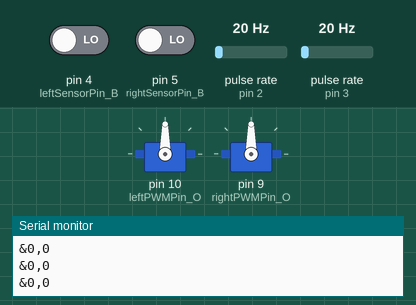
This sketch was run on a simulated Arduino Uno, built with avr-gcc and run on an emulated ATmega328P. Shown: 2 × servo, the last lines printed to the serial monitor. Wiring (inferred from the names in the program): 2 × pulse sensor: data pin 2 / data pin 3. Inputs (shaded band) come from the test bench; at power-on: pulse rate (sensors on pin 2, pin 3) 20 Hz, pin 4 (leftSensorPin_B) LOW, pin 5 (rightSensorPin_B) LOW.

Above: at 1.2 s.
1.3 s: pulse rate (sensor on pin 2) set to 4 Hz
At 1.64 s:
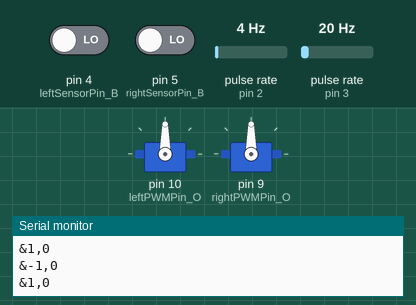
4.3 s: pulse rate (sensor on pin 3) set to 4 Hz
At 4.64 s:
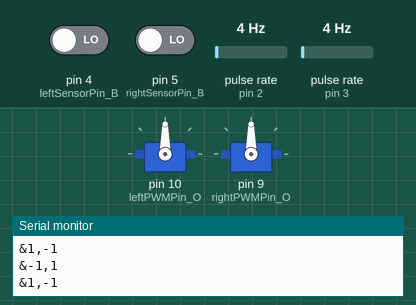
7.3 s: pin 4 (leftSensorPin_B) driven HIGH
10.3 s: pin 5 (rightSensorPin_B) driven HIGH
13.3 s: pulse rate (sensor on pin 2) set to 50 Hz
At 13.54 s:
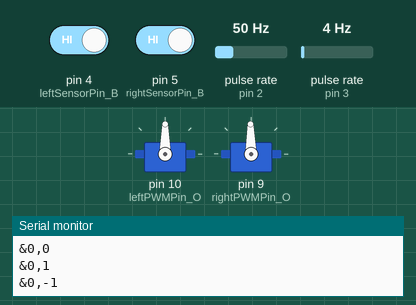
16.3 s: pulse rate (sensor on pin 3) set to 50 Hz
Timing chart, 0 to 18.8 s (numbered marks = the images above; inputs shaded):
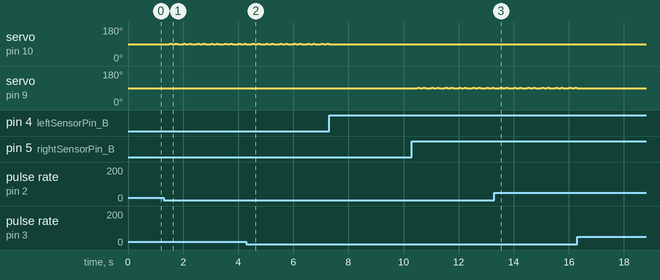

Measured:
- after the input at 1.3 s, servo on pin 10 (leftPWMPin_O): 90° → 91° after 0.20 s, then repeats every 0.50 s: 90° 0.10 s, 91° 0.10 s, 90° 0.20 s, 91° 0.10 s
- after the input at 4.3 s, servo on pin 9 (rightPWMPin_O): 90° → 89° after 0.20 s, then repeats every 0.50 s: 90° 0.10 s, 89° 0.10 s, 90° 0.20 s, 89° 0.10 s
- after the input at 13.3 s, servo on pin 10 (leftPWMPin_O): stops changing and stays 90°
- after the input at 16.3 s, servo on pin 9 (rightPWMPin_O): stops changing and stays 90°

The sketch:

motorcontrol.ino
```cpp
#include <Servo.h>
//#include "MegunoLink.h"

//TimePlot data;

//
// Pin assignments
//
const int analogInPin = A0; // VO of ACS712 current sensor1 goes to pin AO on Arduino
const int analogIn2Pin = A1; // VO of ACS712 current sensor2 goes to pin A1 on Arduino
const int analogIn3Pin = A2; // VO of ACS715 current sensor1 goes to pin A2 on Arduino
const int analogIn4Pin = A3; // VO of ACS715 current sensor2 goes to pin A3 on Arduino

const byte leftSensorPin_A  = 2;
const byte rightSensorPin_A = 3;
const byte leftSensorPin_B = 4 ;
const byte rightSensorPin_B = 5 ;

const byte leftPWMPin_O  = 10;
const byte rightPWMPin_O = 9;


//
// Constants
//
const int avgSamples = 10; //for ACS712 current sensor
const unsigned int maxRPM = 120;
const unsigned int wheelCircum = 785; //mm (Wheel diameter is 25cm)
const unsigned int pulsesPerRevolution = 1000; //encoder rmp changed to 1000 from 360 for new encoders
const unsigned int pidPeriod = 100; //ms
const unsigned int printfreq = 1 ;// Frequency of prints in seconds

//
// Create Servo objects
//

Servo leftWheelServo;
Servo rightWheelServo;

//
// Global variables
//

volatile int timeout = 0 ;
volatile int timeout2 = 0 ;

//Common to both battery sensors
float sensitivity = 100.0 / 500.0; //100mA per 500mV = 0.2
float Vref = 1500; // Output voltage with no current: ~ 1500mV or 1.5V
unsigned long msec = 0;
float time = 0.0;


//for ACS712 Battery Current 1 sensor
int sensorValue = 0; // value read from the carrier board
int sample = 0;
float totalCharge1 = 0.0;
float averageAmps1 = 0.0;
float ampSeconds1 = 0.0;
float ampHours1 = 0.0;
float wattHours1 = 0.0;
float BatteryAmps1 = 0.0;
float batteryVoltage1 = 0;
float current1 = 0;
float watts1 = 0  ;

//for ACS712 Battery Current 2 sensor
int sensorValue1 = 0; // value read from the carrier board
int sample1 = 0;
float totalCharge2 = 0.0;
float averageAmps2 = 0.0;
float ampSeconds2 = 0.0;
float ampHours2 = 0.0;
float wattHours2 = 0.0;
float BatteryAmps2 = 0.0;
float batteryVoltage2 = 0;
float current2 = 0;
float watts2 = 0  ;

//for ACS715 Motor Current sensor 1
int sensorValue2 = 0;        // value read from the carrier board
float motoramps1 = 0.0;
int outputValue1 = 0;        //value in milliamps

//for ACS715 Motor Current sensor 2
int sensorValue3 = 0;        // value read from the carrier board
float motoramps2 = 0.0;
int outputValue2 = 0;

float leftKp  = 0.36;
float leftKi  = 0.36;
float rightKp = 0.36;
float rightKi = 0.36;

volatile int leftSensorPIDCount  = 0;
volatile int rightSensorPIDCount = 0;

volatile int leftSensorDistanceCount = 0;
volatile int rightSensorDistanceCount = 0;

volatile int leftError = 0;
volatile int rightError = 0;

volatile int leftLastError = 0;
volatile int rightLastError = 0;

volatile int leftOffset = 0;
volatile int rightOffset = 0;

volatile int desiredSpeed = 60;

volatile int desiredLeftPIDCount = 0;
volatile int desiredRightPIDCount = 0;

boolean leftDirection = 0; // 0 - forward, 1 - backward
boolean rightDirection = 0; // 0 - forward, 1 - backward

int skip = 0;
int leftSerialSpeed = 0;
int rightSerialSpeed = 0;

int timercount = 0;
int sendcount = 0;

char startByte;
char leftHex[4] = {0,0,0,'\0'};
char rightHex[4] = {0,0,0,'\0'};
char recNum;
char endByte;

int prevleftSerialSpeed = 0 ;
int prevrightSerialSpeed = 0 ;

String stringtosend ;

String leftCountString;
String rightCountString;

char dump;
char *ptr;

int leftCurrent;
int rightCurrent;


//
// Intial Setup
//

void setup() {

  // Set up hardware interrupts
  attachInterrupt(digitalPinToInterrupt(leftSensorPin_A) , leftSensorISR , CHANGE);
  attachInterrupt(digitalPinToInterrupt(rightSensorPin_A), rightSensorISR, CHANGE);
  leftWheelServo.write(90);
  rightWheelServo.write(90);

  // Set up timer interrupt
  TCCR2A = 0;
  TCCR2B = 0;
  TCNT2 = 0;

  OCR2A = 124; // Compare value

  TCCR2A |= (1 << WGM21);
  TCCR2B |= (1 << CS22) | (1 << CS21) | (0 << CS20); // 1024 prescaler
  TIMSK2 |= (1 << OCIE2A);

  // Set up outputs
  leftWheelServo.attach(leftPWMPin_O);
  rightWheelServo.attach(rightPWMPin_O);

  leftWheelServo.write(90);
  rightWheelServo.write(90);

  // Initialise serial communication
  Serial.begin(19200);

  while(Serial.available())
    Serial.read(); // flush the serial buffer
}

//
// Hardware Interrupts for counting rotary encoder pulses
//

void leftSensorISR () {
  if(digitalRead(leftSensorPin_B) == digitalRead(leftSensorPin_A)) {
    leftSensorPIDCount --;
    leftSensorDistanceCount --;
  } else {
    leftSensorPIDCount ++;
    leftSensorDistanceCount ++;
  }
}

void rightSensorISR () {
  if(digitalRead(rightSensorPin_A) == digitalRead(rightSensorPin_B)) {
    rightSensorPIDCount ++;
    rightSensorDistanceCount ++;
  } else {
    rightSensorPIDCount --;
    rightSensorDistanceCount --;
  }
}


//
// PID Controller - for both wheels
//

ISR (TIMER2_COMPA_vect) {

  sei(); //Re-enable all interrupts

  if (timercount >= 49) {

  timeout++ ;
  timeout2++ ;

  leftError = desiredLeftPIDCount - leftSensorPIDCount;
  rightError = desiredRightPIDCount - rightSensorPIDCount;

  leftSensorPIDCount = 0;
  rightSensorPIDCount = 0;

  leftOffset  += (leftKp  * (leftError  - leftLastError )) + (leftKi  * leftError );
  rightOffset += (rightKp * (rightError - rightLastError)) + (rightKi * rightError);

  leftLastError = leftError;
  rightLastError = rightError;

  leftOffset = constrain(leftOffset, -60, 90);
  rightOffset = constrain(rightOffset, -60, 90);

  leftWheelServo.write(90 + leftOffset);
  rightWheelServo.write(90 + rightOffset);

    // leftCountString = String(abs(leftSensorDistanceCount), HEX);
    // rightCountString = String(abs(rightSensorDistanceCount), HEX);

  Serial.print(String("&")+String(leftSensorDistanceCount)+","+String(rightSensorDistanceCount)+"\n") ;


    // if (leftSensorDistanceCount >= 0) {
    //   Serial.print("+");
    // } else {
    //   Serial.print("-");
    // }

    // Serial.print(leftCountString);
    // Serial.print(",");

    // if (rightSensorDistanceCount >= 0) {
    //   Serial.print("+");
    // } else {
    //   Serial.print("-");
    // }
    // Serial.println(rightCountString);
    // Serial.print(",") ;


    leftSensorDistanceCount = 0;
    rightSensorDistanceCount = 0;

  timercount = 0;

  } else {
    timercount++;

  }

}
// ACS 712 sensor for sensing Battery current, charge and power
void BatteryCurrentSensor1() {
  int avgBVal = 12;
  // read the analog in value:
  for (int i = 0; i < avgSamples; i++)
  {
    sensorValue += analogRead(analogInPin);
    // wait 10 milliseconds before the next loop
    // for the analog-to-digital converter to settle
    // after the last reading:
    delay(10);
  }
  sensorValue = sensorValue / avgSamples;
  // The on-board ADC is 10-bits -> 2^10 = 1024 -> 5V / 1024 ~= 4.88mV
  // The voltage is in millivolts
  float voltage1 = 4.88 * sensorValue;
  // This will calculate the actual current (in mA)
  // Using the Vref and sensitivity settings you configure

  current1 = (voltage1 - Vref) * sensitivity;
  // Serial.print("Battery current:");
  // Serial.print(current1);
  // Serial.print("mA");
  // Serial.print("\n");
  watts1 = BatteryAmps1 * batteryVoltage1;

  //Voltage and Current Values
  batteryVoltage1 = avgBVal; //supplies Battery voltage as 12V for poweer calc
  //  Serial.print("Volts = " );
  //   Serial.print(batteryVoltage1);
  //    Serial.print("\t Power (Watts) = ");
  //   Serial.print(watts1);

  //Timing calc
  sample = sample + 1;
  msec = millis();
  time = (float) msec / 1000.0;
  totalCharge1 = totalCharge1 + BatteryAmps1;
  averageAmps1 = totalCharge1 / sample;
  ampSeconds1 = averageAmps1*time;
  ampHours1 = ampSeconds1/3600;
  wattHours1 = batteryVoltage1 * ampHours1;

  // Serial.print("\t Time (hours) = ");
  // Serial.print(time/3600);
  // Serial.print("\t Amp Hours (ah) = ");
  // Serial.print(ampHours1);
  // Serial.print("\t Watt Hours (wh) = ");
  // Serial.println(wattHours1);
  // Reset the sensor value for the next reading
  sensorValue = 0;
}
//2nd Battery Current Sensor
void BatteryCurrentSensor2() {
  int avgBVal2 = 12;
  // read the analog in value:
  for (int i = 0; i < avgSamples; i++)
  {
    sensorValue1 += analogRead(analogIn2Pin);
    // wait 10 milliseconds before the next loop
    // for the analog-to-digital converter to settle
    // after the last reading:
    delay(10);
  }
  sensorValue1 = sensorValue1 / avgSamples;
  // The on-board ADC is 10-bits -> 2^10 = 1024 -> 5V / 1024 ~= 4.88mV
  // The voltage is in millivolts
  float voltage2 = 4.88 * sensorValue1;
  // This will calculate the actual current (in mA)
  // Using the Vref and sensitivity settings you configure
  float current2 = (voltage2 - Vref) * sensitivity;
  // Serial.print("Battery 2 current:");
  // Serial.print(current2);
  // Serial.print("mA");
  // Serial.print("\n");
  float watts2 = BatteryAmps2 * batteryVoltage2;

  //Voltage and Current Values
  batteryVoltage2 = avgBVal2; //supplies Battery voltage as 12V for poweer calc
  //  Serial.print("Volts = " );
  //   Serial.print(batteryVoltage2);
  //    Serial.print("\t Power (Watts) = ");
  //   Serial.print(watts2);

  //Timing calc
  sample1 = sample1 + 1;
  msec = millis();
  time = (float) msec / 1000.0;
  totalCharge2 = totalCharge2 + BatteryAmps2;
  averageAmps2 = totalCharge2 / sample1;
  ampSeconds2 = averageAmps2*time;
  ampHours2 = ampSeconds2/3600;
  wattHours2 = batteryVoltage2 * ampHours2;

  // Serial.print("\t Time (hours) = ");
  // Serial.print(time/3600);
  // Serial.print("\t Amp Hours (ah) = ");
  // Serial.print(ampHours2);
  // Serial.print("\t Watt Hours (wh) = ");
  // Serial.println(wattHours2);
  // Reset the sensor value for the next reading
  sensorValue1 = 0;
}
//1st Motor Current Sensor
void MotorCurrentSensor1() {
  // read the analog in value:
  for (int i = 0; i < avgSamples; i++)
  {
    sensorValue2 += analogRead(analogIn3Pin);
    // wait 10 milliseconds before the next loop
    // for the analog-to-digital converter to settle
    // after the last reading:
    delay(10);
  }
  sensorValue2 = sensorValue2 / avgSamples;
  // convert to milli amps
  outputValue1 = (((long)sensorValue2 * 5000 / 1024) - 500 ) * 1000 / 133;
  motoramps1 = (float) outputValue1 / 1000;
  // Serial.print("\t Motor Current (amps) = ");
  // Serial.print(motoramps1);
}
//Motor Current Sensor 2
void MotorCurrentSensor2() {
  // read the analog in value:
  for (int i = 0; i < avgSamples; i++)
  {
    sensorValue3 += analogRead(analogIn4Pin);
    // wait 10 milliseconds before the next loop
    // for the analog-to-digital converter to settle
    // after the last reading:
    delay(10);
  }
  sensorValue3 = sensorValue3 / avgSamples;
  // convert to milli amps
  outputValue2 = (((long)sensorValue3 * 5000 / 1024) - 500 ) * 1000 / 133;
  motoramps2 = (float) outputValue2 / 1000;
  //Current Value
  // Serial.print("\t Current (amps) = ");
  // Serial.print(motoramps2);
}

//
// Movement functions
//
void moveForward (int distance) {
 leftDirection = 0;
 rightDirection = 0;
 desiredLeftPIDCount = (desiredSpeed / (float)60) * pulsesPerRevolution / (float)(1000 / pidPeriod);
 desiredRightPIDCount = (desiredSpeed / (float)60) * pulsesPerRevolution / (float)(1000 / pidPeriod);
}

void moveBackward (int distance) {
 leftDirection = 1;
 rightDirection = 1;
 desiredLeftPIDCount = (desiredSpeed / (float)60) * pulsesPerRevolution / (float)(1000 / pidPeriod);
 desiredRightPIDCount = (desiredSpeed / (float)60) * pulsesPerRevolution / (float)(1000 / pidPeriod);
}

void rotateLeft (int angle) {
 leftDirection = 1;
 rightDirection = 0;
 desiredLeftPIDCount = (desiredSpeed / (float)60) * pulsesPerRevolution / (float)(1000 / pidPeriod);
 desiredRightPIDCount = (desiredSpeed / (float)60) * pulsesPerRevolution / (float)(1000 / pidPeriod);
}

void rotateRight (int angle) {
 leftDirection = 0;
 rightDirection = 1;
 desiredLeftPIDCount = (desiredSpeed / (float)60) * pulsesPerRevolution / (float)(1000 / pidPeriod);
 desiredRightPIDCount = (desiredSpeed / (float)60) * pulsesPerRevolution / (float)(1000 / pidPeriod);

}

void moveRobot (int left, int right) {


 //desiredLeftPIDCount = (left/100)* 0.6 * pulsesPerRevolution / 0.1  ;
 desiredLeftPIDCount = (left / (float)60) * pulsesPerRevolution / (float)(1000 / pidPeriod);
 desiredRightPIDCount = (right / (float)60) * pulsesPerRevolution / (float)(1000 / pidPeriod);


      //Serial.print(" - Left count is: ");
      //Serial.print(desiredLeftPIDCount);
//
      //Serial.print(" Right count is: ");
      //Serial.println(desiredRightPIDCount);

}


// Set Speed function - sets the forward/reverse speed in rpm - not intended to be used in normal operation, only for testing
void setSpeed (int speed) {
  if ((speed >= 0) && (speed <= maxRPM)) {
    desiredSpeed = speed;
  } else {
    desiredSpeed = 0;
//    Serial.print("Error, invalid speed set. Speed must be between 0 and ");
//    Serial.println(maxRPM);
  }

}

void stopMoving () {
  desiredLeftPIDCount = 0;
  desiredRightPIDCount = 0;
}

//
// Main Loop
//

void loop() {

  if (Serial.available() >= 1) {
    timeout = 0 ;
    startByte = Serial.read();

    if (startByte == '$'){
      while(Serial.available() < 8){}
      Serial.println("%VALID COMMAND dollar\n");
      leftHex[0] = Serial.read();
      leftHex[1] = Serial.read();
      leftHex[2] = Serial.read();
      rightHex[0] = Serial.read();
      rightHex[1] = Serial.read();
      rightHex[2] = Serial.read();
      recNum = Serial.read();
      endByte = Serial.read();

      leftSerialSpeed = strtol(rightHex, &ptr, 16); // Issue with left turning right fixed by swapping variables
      rightSerialSpeed = strtol(leftHex, &ptr, 16);
      if((leftSerialSpeed != prevleftSerialSpeed)||(rightSerialSpeed != prevrightSerialSpeed)){
        if (endByte == '\n'){
        //Serial.println("%VALID COMMAND\n");
        moveRobot(leftSerialSpeed, rightSerialSpeed);
        prevleftSerialSpeed = leftSerialSpeed;
        prevrightSerialSpeed = rightSerialSpeed ;
        }else {
        //Serial.println("%INVALID COMMAND\n");
        moveRobot(0,0);
        }
      }else{
        //Serial.println("%COMMAND SAME AS PREV\n");
      }

    } else {
      moveRobot(0,0);
      //Serial.println("%INVALID COMMAND\n");
    }

  }else if(timeout >= 20){ // if there has been no command for 20 PID iterations(20 x 0.1 seconds) stop robot
    moveRobot(0, 0) ;
    //Serial.println(String("%")+String(millis())+"   TIMEOUT\n") ;
    timeout = 0 ;
  }
  if(timeout2 >= printfreq*10){
//     stringtosend =  String("$") + "," + String(millis()) + ","+ String(leftSensorDistanceCount) + "," + rightSensorDistanceCount + "," + current1 + "," + batteryVoltage1 + "," + watts1 + "," + ampHours1 + "," + wattHours1 + "," + current2 + "," + batteryVoltage2 + "," + watts2 + "," + ampHours2 + "," + wattHours2 + "," + motoramps1 + "," + motoramps2 + "\n" ;
//     Serial.print(stringtosend) ;
//     timeout2 = 0 ;
    }
//  BatteryCurrentSensor1() ;
//  BatteryCurrentSensor2() ;
//  MotorCurrentSensor1() ;
//  MotorCurrentSensor2() ;
}
```
